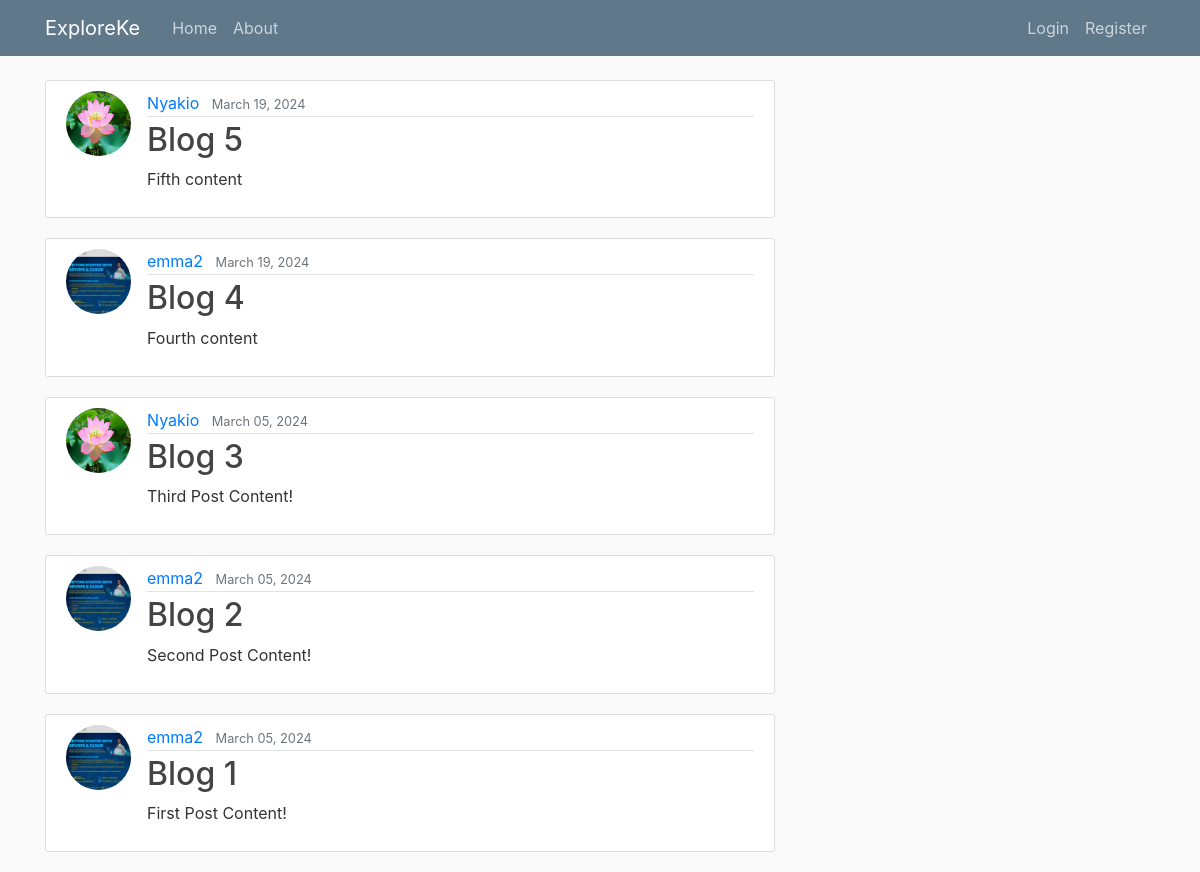
/, run on an earlier commit of the app's database.
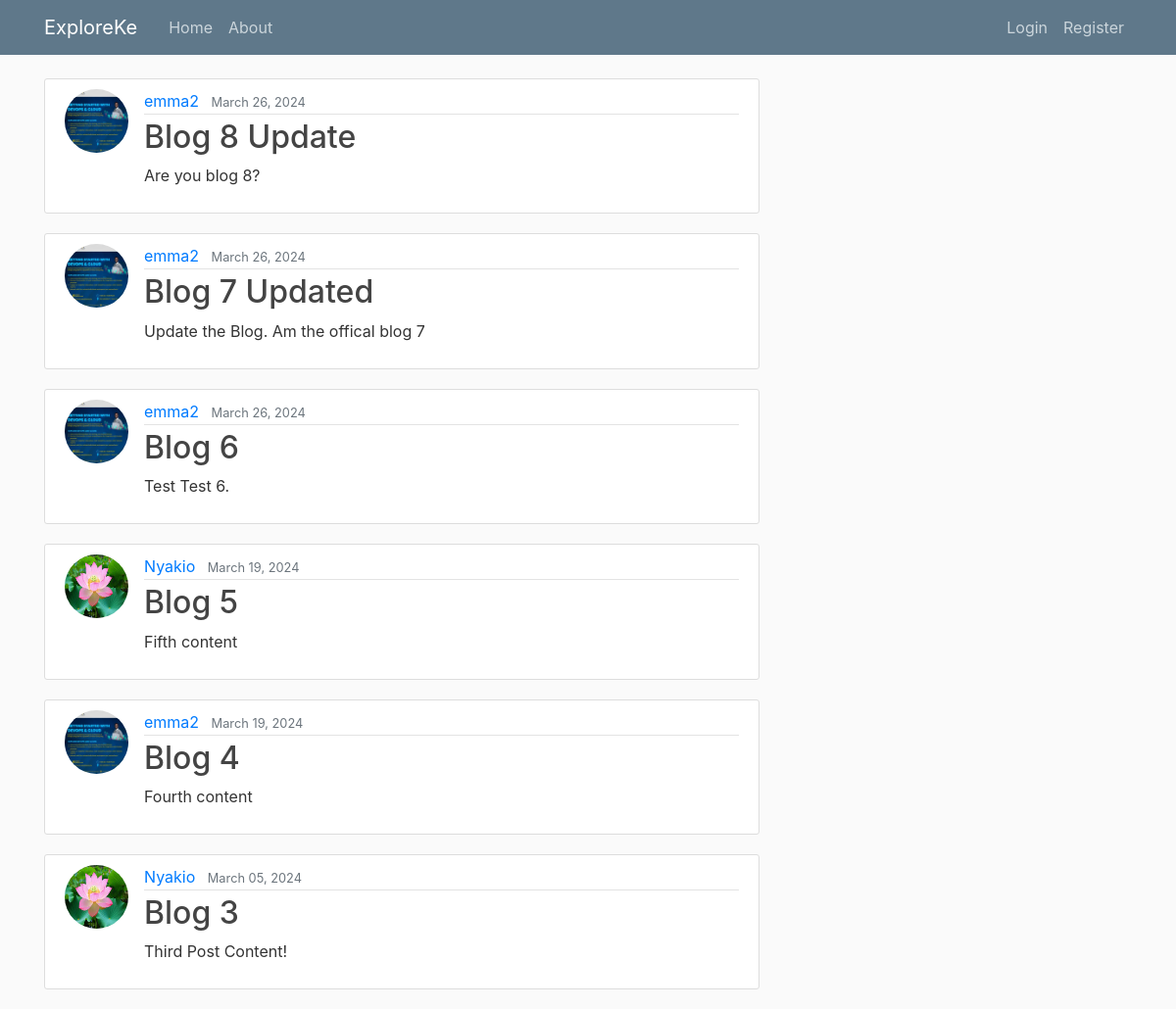
And on a later commit of the database.
### blog/models.py (models this page shows, shortened)
class Post(models.Model):
    title = models.CharField(max_length=100)
    content = models.TextField()
    date_posted = models.DateTimeField(default=timezone.now)
    author = models.ForeignKey(User, on_delete=models.CASCADE)

### users/models.py (models this page shows, shortened)
class Profile(models.Model):
    user = models.OneToOneField(User, on_delete=models.CASCADE)
    image = models.ImageField(default='default.jpg', upload_to='profile_pics')

### blog/views.py (the view)
# urls.py: path('', PostListView.as_view(), name='blog-home'),
class PostListView(ListView):
    model = Post
    template_name = 'blog/home.html'
    context_object_name = 'posts'
    ordering = ['-date_posted']
    paginate_by = 6

### blog/templates/blog/home.html
{% extends "blog/base.html" %}
{% block content %}
    {% for post in posts %}
    <article class="media content-section">
      <img  class="rounded-circle article-img" src="{{ post.author.profile.image.url }}">
        <div class="media-body">
          <div class="article-metadata">
            <a class="mr-2" href="#">{{ post.author }}</a>
            <small class="text-muted">{{ post.date_posted|date:"F d, Y" }}</small>
          </div>
          <h2><a class="article-title" href="{% url 'post-detail' post.id %}">{{ post.title }}</a></h2>
          <p class="article-content">{{ post.content }}</p>
        </div>
      </article>
    {% endfor %}
{% endblock content %}

### blog/templates/blog/base.html (shortened to what this page needs)
{% load static %}
<!DOCTYPE html>
<html>
<head>
    <link rel="stylesheet" href="https://maxcdn.bootstrapcdn.com/bootstrap/4.0.0/css/bootstrap.min.css">
    <link rel="stylesheet" type="text/css" href="{% static 'blog/main.css' %}">
</head>
<body>
    <header class="site-header">
      <nav class="navbar navbar-expand-md navbar-dark bg-steel fixed-top">
        <div class="container">
          <a class="navbar-brand mr-4" href="{% url 'blog-home' %}">ExploreKe</a>
          <div class="collapse navbar-collapse" id="navbarToggle">
            <div class="navbar-nav mr-auto">
              <a class="nav-item nav-link" href="{% url 'blog-home' %}">Home</a>
              <a class="nav-item nav-link" href="{% url 'blog-about' %}">About</a>
            </div>
            <div class="navbar-nav">
              {% if user.is_authenticated %}
                <a class="nav-item nav-link" href="{% url 'post-create' %}">New Post</a>
                <a class="nav-item nav-link" href="{% url 'profile' %}">Profile</a>
                <form method="post" action="{% url 'logout' %}">
                  {% csrf_token %}
                  <button type="submit" style="border: none;">Logout</button>
              </form>
              {% else %}
                <a class="nav-item nav-link" href="{% url 'login' %}">Login</a>
                <a class="nav-item nav-link" href="{% url 'register' %}">Register</a>
              {% endif %}
            </div>
          </div>
        </div>
      </nav>
    </header>
    <main role="main" class="container">
      <div class="row">
        <div class="col-md-8">
          {% block content %}{% endblock %}
        </div>
      </div>
    </main>
</body>
</html>

### blog/static/blog/main.css (style rules this page uses)
body { background: #fafafa; color: #333333; margin-top: 5rem; }
h1, h2, h3, h4, h5, h6 { color: #444444; }
.bg-steel { background-color: #5f788a; }
.site-header .navbar-nav .nav-link { color: #cbd5db; }
.content-section { background: #ffffff; padding: 10px 20px; border: 1px solid #dddddd; border-radius: 3px; margin-bottom: 20px; }
.article-title { color: #444444; }
.article-content { white-space: pre-line; }
.article-img { height: 65px; width: 65px; margin-right: 16px; }
.article-metadata { padding-bottom: 1px; margin-bottom: 4px; border-bottom: 1px solid #e3e3e3 }

What changed in the data, as far as the page shows it:
no longer on this page (row unchanged): Post: author.profile.image (picture), author "emma2", date_posted "March 05, 2024", title "Blog 2", content "Second Post Content!"
no longer on this page (row unchanged): Post: author.profile.image (picture), author "emma2", date_posted "March 05, 2024", title "Blog 1", content "First Post Content!"
added Post: author.profile.image (picture), author "emma2", date_posted "March 26, 2024", title "Blog 8 Update", content "Are you blog 8?"
added Post: author.profile.image (picture), author "emma2", date_posted "March 26, 2024", title "Blog 7 Updated", content "Update the Blog. Am the offical blog 7"
added Post: author.profile.image (picture), author "emma2", date_posted "March 26, 2024", title "Blog 6", content "Test Test 6."
